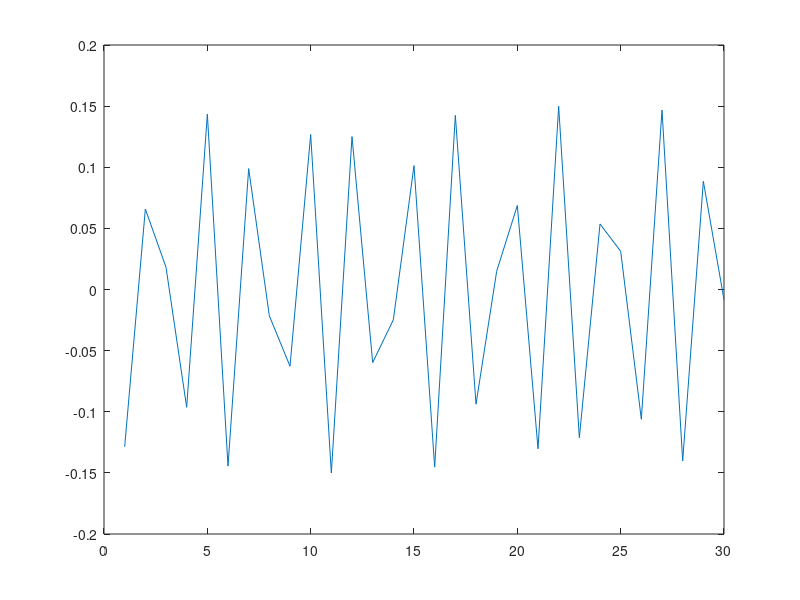

Here is the MATLAB script that generated this plot:

t = 1:30;

 w = 50*10 % Case 1
%w = 0.002*10 % Case 2
C_1 = 0.15 - (10/(100-w^2))
C_2 = 0.005
response = C_1*cos(10*t) + C_2*sin(10*t) + (100)*(1/(100*w^2))*cos(w*t)

plot(t,response)



